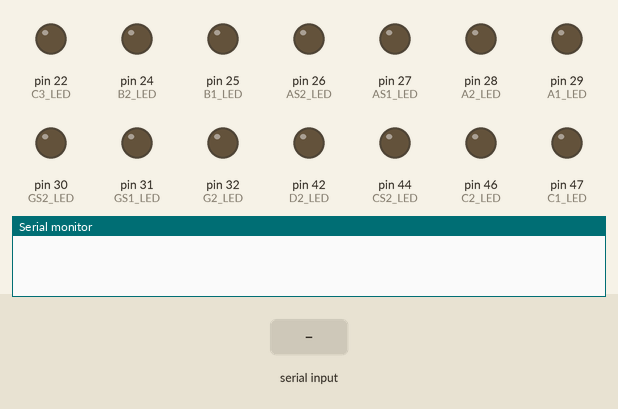
Bench run of a sketch on a simulated Arduino Mega 2560, built with avr-gcc and run on an emulated ATmega2560. Shown: output pins drawn as LEDs (lit = HIGH), the last lines printed to the serial monitor. Inputs (shaded band) come from the test bench.

Above: at 1.2 s.
1.3 s: "0" received over Serial
At 2.4 s:
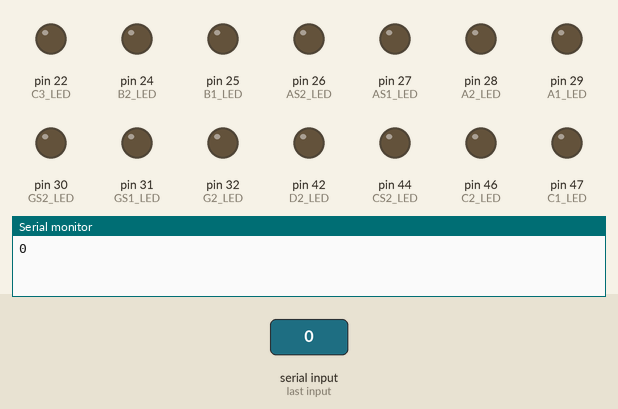
2.9 s: byte 97 ('a') received over Serial
At 3.6 s:
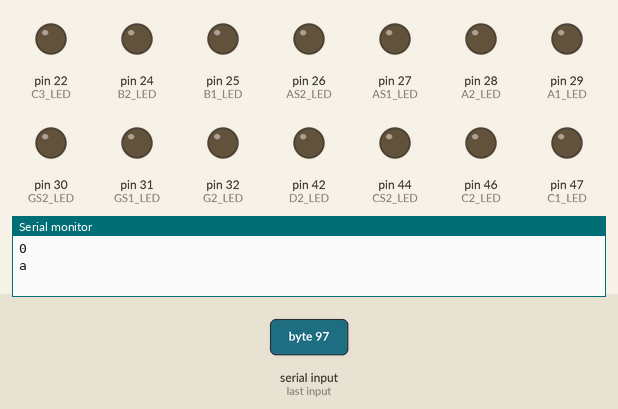
4.5 s: byte 98 ('b') received over Serial
At 4.9 s:
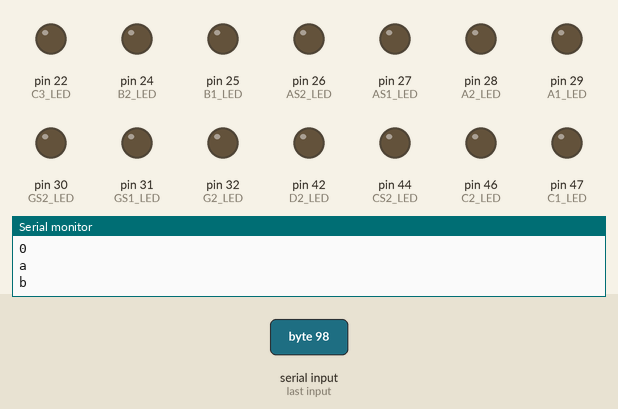
6.1 s: byte 99 ('c') received over Serial
At 7.3 s:
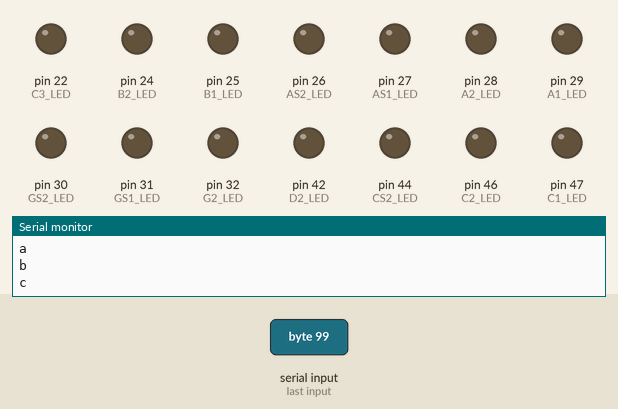
7.7 s: byte 100 ('d') received over Serial
At 8.5 s:
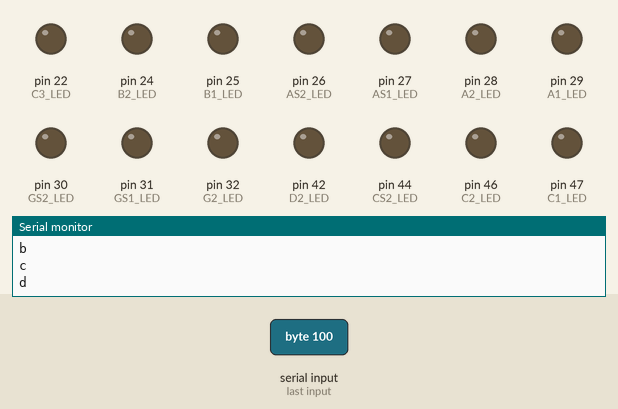
9.3 s: byte 101 ('e') received over Serial
At 9.7 s:
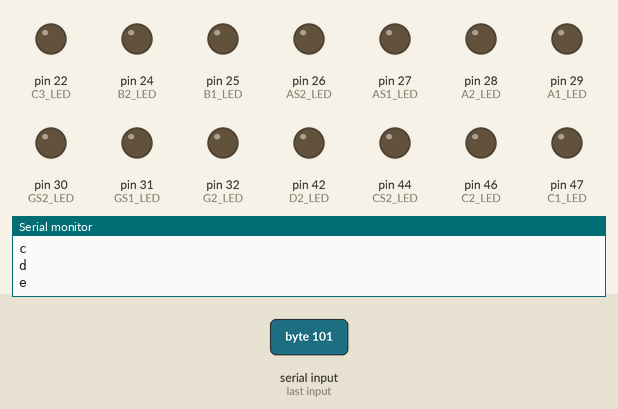
Timing chart, 0 to 11.9 s (numbered marks = the images above; inputs shaded):
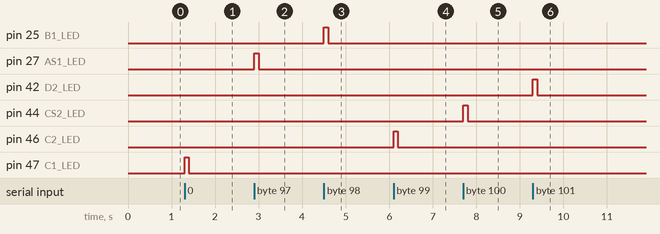

Measured:
- after the input at 1.3 s, pin 47 (C1_LED): LOW → HIGH at once, → LOW 0.10 s later
- after the input at 2.9 s, pin 27 (AS1_LED): LOW → HIGH at once, → LOW 0.10 s later
- after the input at 4.5 s, pin 25 (B1_LED): LOW → HIGH at once, → LOW 0.10 s later
- after the input at 6.1 s, pin 46 (C2_LED): LOW → HIGH at once, → LOW 0.10 s later
- after the input at 7.7 s, pin 44 (CS2_LED): LOW → HIGH at once, → LOW 0.10 s later
- after the input at 9.3 s, pin 42 (D2_LED): LOW → HIGH at once, → LOW 0.10 s later

The sketch:

Arduino.ino
```cpp
char incomingData;
int C1_LED = 47;
int CS1_LED = 45;
int D1_LED = 43;
int DS1_LED = 41;
int E1_LED = 39;
int F1_LED = 37;
int FS1_LED = 35;
int G1_LED = 33;
int GS1_LED = 31;
int A1_LED = 29;
int AS1_LED = 27;
int B1_LED = 25;
int C2_LED = 46;
int CS2_LED = 44;
int D2_LED = 42;
int DS2_LED = 40;
int E2_LED = 38;
int F2_LED = 36;
int FS2_LED = 34;
int G2_LED = 32;
int GS2_LED = 30;
int A2_LED = 28;
int AS2_LED = 26;
int B2_LED = 24;
int C3_LED = 22;

void setup() {
  Serial.begin(9600);
  pinMode(C1_LED, OUTPUT);
  pinMode(CS1_LED, OUTPUT);
  pinMode(D1_LED, OUTPUT);
  pinMode(DS1_LED, OUTPUT);
  pinMode(E1_LED, OUTPUT);
  pinMode(F1_LED, OUTPUT);
  pinMode(FS1_LED, OUTPUT);
  pinMode(G1_LED, OUTPUT);
  pinMode(GS1_LED, OUTPUT);
  pinMode(A1_LED, OUTPUT);
  pinMode(AS1_LED, OUTPUT);
  pinMode(B1_LED, OUTPUT);
  pinMode(C2_LED, OUTPUT);
  pinMode(CS2_LED, OUTPUT);
  pinMode(D2_LED, OUTPUT);
  pinMode(DS2_LED, OUTPUT);
  pinMode(E2_LED, OUTPUT);
  pinMode(F2_LED, OUTPUT);
  pinMode(FS2_LED, OUTPUT);
  pinMode(G2_LED, OUTPUT);
  pinMode(GS2_LED, OUTPUT);
  pinMode(A2_LED, OUTPUT);
  pinMode(AS2_LED, OUTPUT);
  pinMode(B2_LED, OUTPUT);
  pinMode(C3_LED, OUTPUT);
  digitalWrite (C1_LED, LOW);
  digitalWrite (CS1_LED, LOW);
  digitalWrite (D1_LED, LOW);
  digitalWrite (DS1_LED, LOW);
  digitalWrite (E1_LED, LOW);
  digitalWrite (F1_LED, LOW);
  digitalWrite (FS1_LED, LOW);
  digitalWrite (G1_LED, LOW);
  digitalWrite (GS1_LED, LOW);
  digitalWrite (A1_LED, LOW);
  digitalWrite (AS1_LED, LOW);
  digitalWrite (B1_LED, LOW);
  digitalWrite (C2_LED, LOW);
  digitalWrite (CS2_LED, LOW);
  digitalWrite (D2_LED, LOW);
  digitalWrite (DS2_LED, LOW);
  digitalWrite (E2_LED, LOW);
  digitalWrite (F2_LED, LOW);
  digitalWrite (FS2_LED, LOW);
  digitalWrite (G2_LED, LOW);
  digitalWrite (GS2_LED, LOW);
  digitalWrite (A2_LED, LOW);
  digitalWrite (AS2_LED, LOW);
  digitalWrite (B2_LED, LOW);
  digitalWrite (C3_LED, LOW);
}

void loop() {
  if(Serial.available()>0){
    incomingData = Serial.read();
    Serial.println(incomingData);
    switch(incomingData){
      case '0':
        digitalWrite (C1_LED, HIGH);
        delay(100);
        digitalWrite(C1_LED, LOW);
        break;
      case '1':
        digitalWrite (CS1_LED, HIGH);
        delay(100);
        digitalWrite(CS1_LED, LOW);
        break;
      case '2':
        digitalWrite (D1_LED, HIGH);
        delay(100);
        digitalWrite(D1_LED, LOW);
        break;
      case '3':
        digitalWrite (DS1_LED, HIGH);
        delay(100);
        digitalWrite(DS1_LED, LOW);
        break;
      case '4':
        digitalWrite (E1_LED, HIGH);
        delay(100);
        digitalWrite(E1_LED, LOW);
        break;
      case '5':
        digitalWrite (F1_LED, HIGH);
        delay(100);
        digitalWrite(F1_LED, LOW);
        break;
      case '6':
        digitalWrite (FS1_LED, HIGH);
        delay(100);
        digitalWrite(FS1_LED, LOW);
        break;
      case '7':
        digitalWrite (G1_LED, HIGH);
        delay(100);
        digitalWrite(G1_LED, LOW);
        break;
      case '8':
        digitalWrite (GS1_LED, HIGH);
        delay(100);
        digitalWrite(GS1_LED, LOW);
        break;
      case '9':
        digitalWrite (A1_LED, HIGH);
        delay(100);
        digitalWrite(A1_LED, LOW);
        break;
      case 'a':
        digitalWrite (AS1_LED, HIGH);
        delay(100);
        digitalWrite(AS1_LED, LOW);
        break;
      case 'b':
        digitalWrite (B1_LED, HIGH);
        delay(100);
        digitalWrite(B1_LED, LOW);
        break;
      case 'c':
        digitalWrite (C2_LED, HIGH);
        delay(100);
        digitalWrite(C2_LED, LOW);
        break;
      case 'd':
        digitalWrite (CS2_LED, HIGH);
        delay(100);
        digitalWrite(CS2_LED, LOW);
        break;
      case 'e':
        digitalWrite (D2_LED, HIGH);
        delay(100);
        digitalWrite(D2_LED, LOW);
        break;
      case 'f':
        digitalWrite (DS2_LED, HIGH);
        delay(100);
        digitalWrite(DS2_LED, LOW);
        break;
      case 'g':
        digitalWrite (E2_LED, HIGH);
        delay(100);
        digitalWrite(E2_LED, LOW);
        break;
      case 'h':
        digitalWrite (F2_LED, HIGH);
        delay(100);
        digitalWrite(F2_LED, LOW);
        break;
      case 'i':
        digitalWrite (FS2_LED, HIGH);
        delay(100);
        digitalWrite(FS2_LED, LOW);
        break;
      case 'j':
        digitalWrite (G2_LED, HIGH);
        delay(100);
        digitalWrite(G2_LED, LOW);
        break;
      case 'k':
        digitalWrite (GS2_LED, HIGH);
        delay(100);
        digitalWrite(GS2_LED, LOW);
        break;
      case 'l':
        digitalWrite (A2_LED, HIGH);
        delay(100);
        digitalWrite(A2_LED, LOW);
        break;
      case 'm':
        digitalWrite (AS2_LED, HIGH);
        delay(100);
        digitalWrite(AS2_LED, LOW);
        break;
      case 'n':
        digitalWrite (B2_LED, HIGH);
        delay(100);
        digitalWrite(B2_LED, LOW);
        break;
      case 'o':
        digitalWrite (C3_LED, HIGH);
        delay(100);
        digitalWrite(C3_LED, LOW);
        break;
    }
  }
}
```
